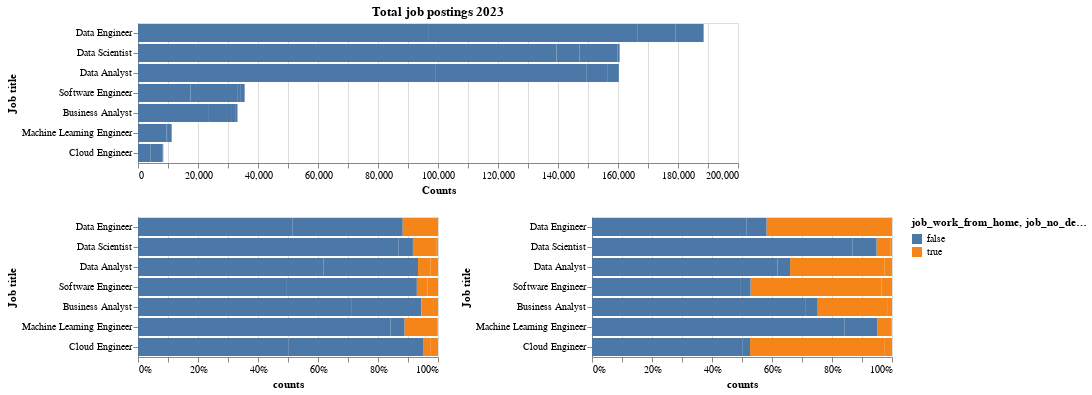

Write notebook code for a chart like this one.
### Code cell
job_title_totals = mock_sum_df.groupby('job_title_short')['counts'].sum().reset_index() # this we need for ordering

hist_chart = alt.Chart(mock_sum_df).mark_bar().encode(
    y=alt.Y(
        field="job_title_short", 
        type="nominal", 
        title="Job title",
        sort=alt.EncodingSortField(
            field="counts", 
            op="sum", 
            order="descending"
        )),
    x=alt.X(
        field="counts", 
        type="quantitative", 
        title="Counts"),
    tooltip=[
        alt.Tooltip(field="job_work_from_home", type="nominal"),
        alt.Tooltip(field="counts", type="quantitative")]
).properties(
    title='Total job postings 2023'
)



ratio_graph_1 = alt.Chart(mock_sum_df).mark_bar().encode(
    x=alt.X('counts').stack("normalize"),
    y=alt.Y(field="job_title_short", 
        type="nominal", 
        title="Job title",
        sort=alt.EncodingSortField(
            field="counts", 
            op="sum", 
            order="descending")
    ),
    color="job_work_from_home"
)

ratio_graph_2 = alt.Chart(mock_sum_df).mark_bar().encode(
    x=alt.X('counts').stack("normalize"),
    y=alt.Y(field="job_title_short", 
        type="nominal", 
        title="Job title",
        sort=alt.EncodingSortField(
            field="counts", 
            op="sum", 
            order="descending")
    ),
    color="job_no_degree_mention"
)

graph_of_ratio = ratio_graph_1 | ratio_graph_2

big_graph = (hist_chart.properties(width=600) & graph_of_ratio).resolve_scale(color='independent')
big_graph

### Figure 1 — Vega-Lite specification as saved in the notebook (floating-point values rounded to 4 significant figures)
{"config": {"view": {"continuousWidth": 300, "continuousHeight": 300}}, "vconcat": [{"mark": {"type": "bar"}, "encoding": {"tooltip": [{"field": "job_work_from_home", "type": "nominal"}, {"field": "counts", "type": "quantitative"}], "x": {"field": "counts", "title": "Counts", "type": "quantitative"}, "y": {"field": "job_title_short", "sort": {"field": "counts", "op": "sum", "order": "descending"}, "title": "Job title", "type": "nominal"}}, "title": "Total job postings 2023", "width": 600}, {"hconcat": [{"mark": {"type": "bar"}, "encoding": {"color": {"field": "job_work_from_home", "type": "nominal"}, "x": {"field": "counts", "stack": "normalize", "type": "quantitative"}, "y": {"field": "job_title_short", "sort": {"field": "counts", "op": "sum", "order": "descending"}, "title": "Job title", "type": "nominal"}}}, {"mark": {"type": "bar"}, "encoding": {"color": {"field": "job_no_degree_mention", "type": "nominal"}, "x": {"field": "counts", "stack": "normalize", "type": "quantitative"}, "y": {"field": "job_title_short", "sort": {"field": "counts", "op": "sum", "order": "descending"}, "title": "Job title", "type": "nominal"}}}]}], "data": {"name": "data-a2eafee4b4f8fec1fbb100684999b838"}, "resolve": {"scale": {"color": "independent"}}, "$schema": "https://vega.github.io/schema/vega-lite/v5.20.1.json", "datasets": {"data-a2eafee4b4f8fec1fbb100684999b838": [{"job_title_short": "Business Analyst", "job_work_from_home": false, "job_no_degree_mention": false, "counts": 23639}, {"job_title_short": "Business Analyst", "job_work_from_home": false, "job_no_degree_mention": true, "counts": 7677}, {"job_title_short": "Business Analyst", "job_work_from_home": true, "job_no_degree_mention": false, "counts": 1300}, {"job_title_short": "Business Analyst", "job_work_from_home": true, "job_no_degree_mention": true, "counts": 542}, {"job_title_short": "Cloud Engineer", "job_work_from_home": false, "job_no_degree_mention": false, "counts": 4219}, {"job_title_short": "Cloud Engineer", "job_work_from_home": false, "job_no_degree_mention": true, "counts": 3783}, {"job_title_short": "Cloud Engineer", "job_work_from_home": true, "job_no_degree_mention": false, "counts": 218}, {"job_title_short": "Cloud Engineer", "job_work_from_home": true, "job_no_degree_mention": true, "counts": 202}, {"job_title_short": "Data Analyst", "job_work_from_home": false, "job_no_degree_mention": false, "counts": 99047}, {"job_title_short": "Data Analyst", "job_work_from_home": false, "job_no_degree_mention": true, "counts": 50553}, {"job_title_short": "Data Analyst", "job_work_from_home": true, "job_no_degree_mention": false, "counts": 6783}, {"job_title_short": "Data Analyst", "job_work_from_home": true, "job_no_degree_mention": true, "counts": 3885}, {"job_title_short": "Data Engineer", "job_work_from_home": false, "job_no_degree_mention": false, "counts": 96979}, {"job_title_short": "Data Engineer", "job_work_from_home": false, "job_no_degree_mention": true, "counts": 69419}, {"job_title_short": "Data Engineer", "job_work_from_home": true, "job_no_degree_mention": false, "counts": 12708}, {"job_title_short": "Data Engineer", "job_work_from_home": true, "job_no_degree_mention": true, "counts": 9438}, {"job_title_short": "Data Scientist", "job_work_from_home": false, "job_no_degree_mention": false, "counts": 139510}, {"job_title_short": "Data Scientist", "job_work_from_home": false, "job_no_degree_mention": true, "counts": 7622}, {"job_title_short": "Data Scientist", "job_work_from_home": true, "job_no_degree_mention": false, "counts": 12751}, {"job_title_short": "Data Scientist", "job_work_from_home": true, "job_no_degree_mention": true, "counts": 658}, {"job_title_short": "Machine Learning Engineer", "job_work_from_home": false, "job_no_degree_mention": false, "counts": 9455}, {"job_title_short": "Machine Learning Engineer", "job_work_from_home": false, "job_no_degree_mention": true, "counts": 533}, {"job_title_short": "Machine Learning Engineer", "job_work_from_home": true, "job_no_degree_mention": false, "counts": 1228}, {"job_title_short": "Machine Learning Engineer", "job_work_from_home": true, "job_no_degree_mention": true, "counts": 22}, {"job_title_short": "Software Engineer", "job_work_from_home": false, "job_no_degree_mention": false, "counts": 17549}, {"job_title_short": "Software Engineer", "job_work_from_home": false, "job_no_degree_mention": true, "counts": 15498}, {"job_title_short": "Software Engineer", "job_work_from_home": true, "job_no_degree_mention": false, "counts": 1240}, {"job_title_short": "Software Engineer", "job_work_from_home": true, "job_no_degree_mention": true, "counts": 1264}]}}
